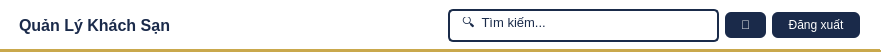
       <widget class="QWidget" name="TopBar" native="true">
        <property name="geometry">
         <rect>
          <x>0</x>
          <y>0</y>
          <width>881</width>
          <height>52</height>
         </rect>
        </property>
        <property name="minimumSize">
         <size>
          <width>0</width>
          <height>52</height>
         </size>
        </property>
        <property name="maximumSize">
         <size>
          <width>16777215</width>
          <height>52</height>
         </size>
        </property>
        <property name="styleSheet">
         <string notr="true">background-color: #FFFFFF;
  border-bottom: 2px solid #C9A84C;</string>
        </property>
        <widget class="QWidget" name="horizontalLayoutWidget">
         <property name="geometry">
          <rect>
           <x>-1</x>
           <y>0</y>
           <width>881</width>
           <height>51</height>
          </rect>
         </property>
         <layout class="QHBoxLayout" name="horizontalLayout_4">
          <property name="leftMargin">
           <number>20</number>
          </property>
          <property name="rightMargin">
           <number>20</number>
          </property>
          <item>
           <widget class="QLabel" name="label_2">
            <property name="styleSheet">
             <string notr="true">color: #1A2A4A;
  font-size: 16px;
  font-weight: bold;</string>
            </property>
            <property name="text">
             <string>Quản Lý Khách Sạn</string>
            </property>
           </widget>
          </item>
          <item>
           <spacer name="horizontalSpacer">
            <property name="orientation">
             <enum>Qt::Horizontal</enum>
            </property>
            <property name="sizeHint" stdset="0">
             <size>
              <width>40</width>
              <height>20</height>
             </size>
            </property>
           </spacer>
          </item>
          <item>
           <widget class="QLineEdit" name="SearchBox">
            <property name="styleSheet">
             <string notr="true">QLineEdit {
    background-color: #FFFFFF;
    border: 1.5px solid #1A2B4A;
    border-radius: 5px;
    padding: 6px 10px;
    font-size: 13px;
    color: #1A2B4A;
}

QLineEdit:focus {
    border-color: #C9A84C;
}</string>
            </property>
            <property name="text">
             <string>🔍  Tìm kiếm...</string>
            </property>
           </widget>
          </item>
          <item>
           <widget class="QPushButton" name="BtnNotif">
            <property name="styleSheet">
             <string notr="true">QPushButton {
  background-color: #1A2A4A;
  color: #FFFFFF;
  border: none;
  border-radius: 6px;
  padding: 6px 16px;
  font-size: 12px;
}
QPushButton:hover {
  background-color: #C9A84C;
  color: #1A2A4A;
}</string>
            </property>
            <property name="text">
             <string>🔔</string>
            </property>
           </widget>
          </item>
          <item>
           <widget class="QPushButton" name="BtnLogOut">
            <property name="styleSheet">
             <string notr="true">QPushButton {
  background-color: #1A2A4A;
  color: #FFFFFF;
  border: none;
  border-radius: 6px;
  padding: 6px 16px;
  font-size: 12px;
}
QPushButton:hover {
  background-color: #C9A84C;
  color: #1A2A4A;
}</string>
            </property>
            <property name="text">
             <string>Đăng xuất</string>
            </property>
           </widget>
          </item>
         </layout>
        </widget>
       </widget>
